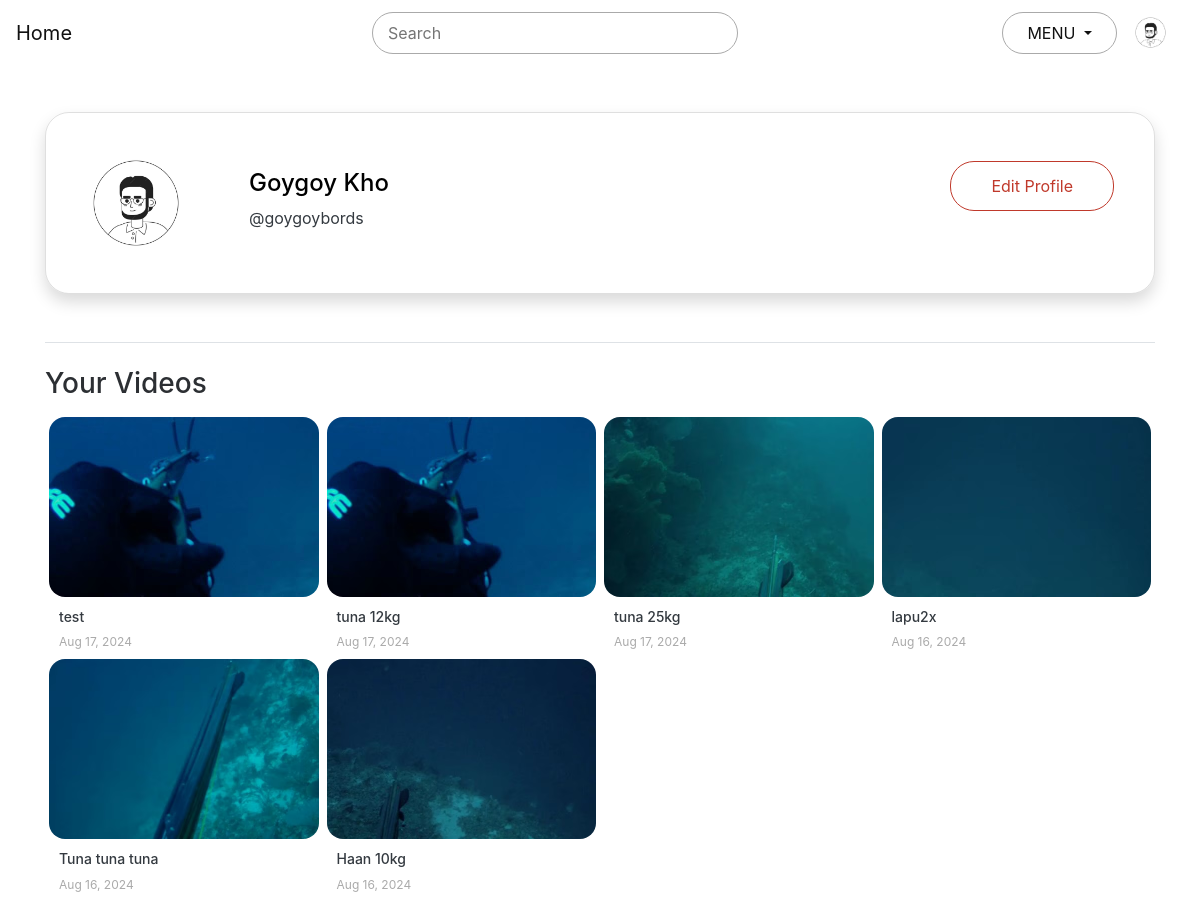
The app's page /account/profile/ (signed in), older data.
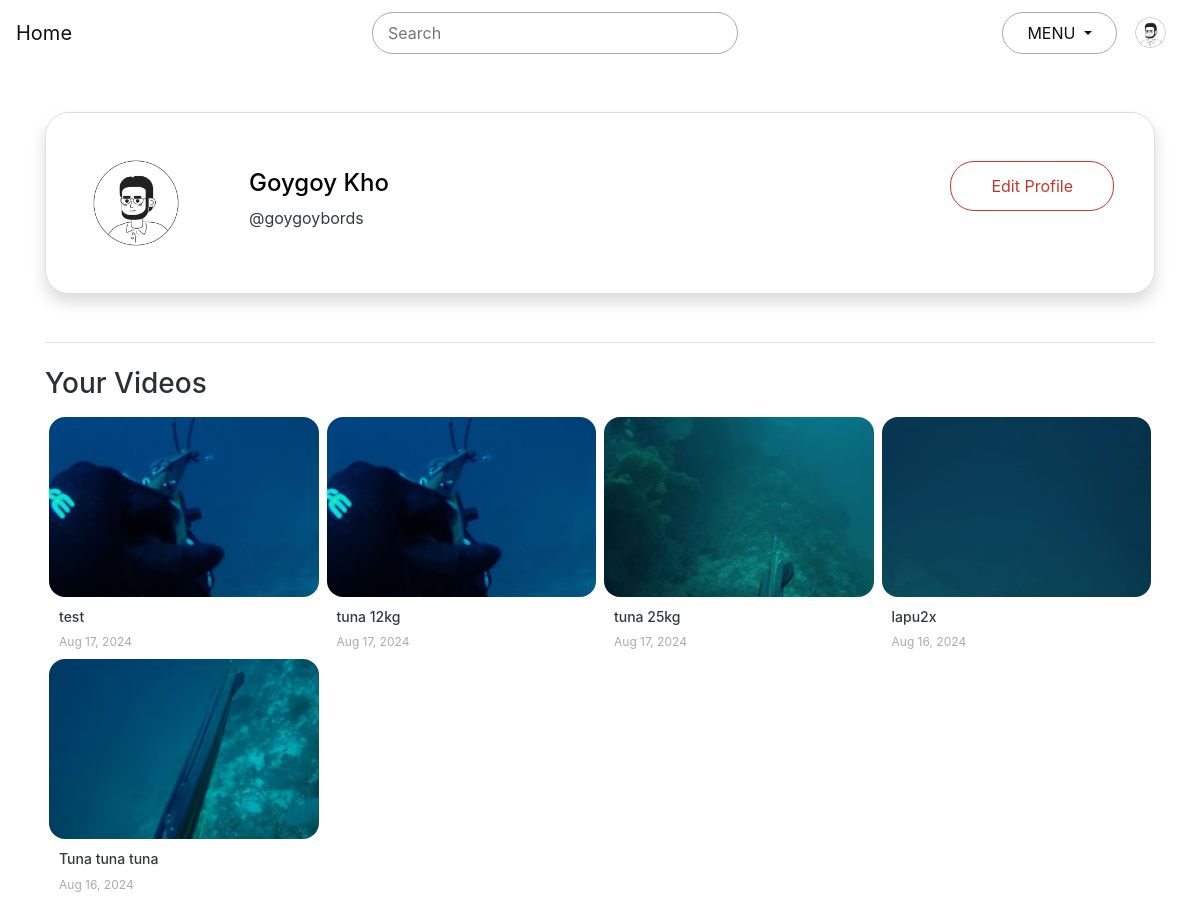
The same page, newer data.
### main/models.py (models this page shows, shortened)
class Video(models.Model):
    title       = models.CharField(max_length=100)
    description = models.TextField()
    video_file  = models.FileField(upload_to="uploads/videos",
                                validators = [FileExtensionValidator(allowed_extensions=video_extensions)])
    thumbnail   = models.FileField(upload_to="uploads/thumbnails",
                                validators = [FileExtensionValidator(allowed_extensions=thumb_extensions)])
    date_posted = models.DateTimeField(default=timezone.now)
    uploader    = models.ForeignKey(User, on_delete=models.CASCADE)

### account/views.py (the view)
# urls.py: path('profile/', views.view_profile, name='profile'),
@login_required(login_url='/account/', redirect_field_name='redirect_to')
def view_profile(request):
    profile = get_object_or_404(User, id=request.user.id)
    video = Video.objects.all().filter(uploader=request.user).order_by('-date_posted')
    context = {
        'profile': profile,
        'videos': video
    }
    return render(request, 'layouts/profile.html', context)

### templates/layouts/profile.html (shortened to what this page needs)
{% extends 'layouts/index.html' %}
{% block content %}
<div class="container">
    <div class="row justify-content-center mt-5">
        <div class="col-md-12">
            <div class="card align-items-center p-5 shadow" id = "profile_pic_container">
            <div class="d-flex w-100">
                <div class="pr-5">
                    <img class="rounded-circle" height="80px" width="80px" src="/media/uploads/profile_picture/eyeglass.jpg">
                </div>
                <div class="col pt-3">
                    <h4>{{ profile.first_name }} {{ profile.last_name }}</h4>
                    <p class="text-dark">@{{ profile.username }}</p>
                </div>
                <div>
                    <form class="pt-2" action="">
                       <button class="btn btn-outline-primary" type="submit" value="Edit Profile" > Edit Profile </button>
                    </form>
                </div>
            </div>
        </div>
        </div>
    </div>
	<div class="mt-5 mb-4 border-bottom"></div>
    <h3>Your Videos</h3>
    <div class="row justify-content-start mt-3 mb-5 no-gutters">
        {% for video in videos %}
            <div class="col-md-3">
                <div class="card mx-1 border-0 text-dark">
                    <img src="{{ video.thumbnail.url }}" class="card-img-top" alt="thumbnail">
                    <div class="card-body">
                        <h5 class="card-title text-left">{{ video.title }}</h5>
                        <p class="card-text text-muted text-left">
                            <span>{{ video.date_posted | date:"M d, Y" }}</span>
                        </p>
                    </div>
                </div>
            </div>
        {% endfor %}
    </div>
</div>
{% endblock %}

Row changes from the older to the newer data that the page shows:
removed Video: thumbnail (picture), title "Haan 10kg", date_posted "Aug 16, 2024"
